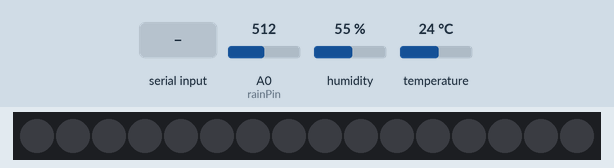
Recording of a sketch running on a simulated Arduino Uno, built with avr-gcc and run on an emulated ATmega328P. Parts: 16 RGB LEDs in strip order, left to right. The test bench sets the inputs (shaded band); at power-on: A0 (rainPin) = 512, humidity 55 %, temperature 24 °C. What the sketch prints to the serial monitor is not drawn.

Above: at 1.2 s.
1.3 s: "30,150\n" received over Serial
5.4 s: "1\n" received over Serial
At 7.2 s:
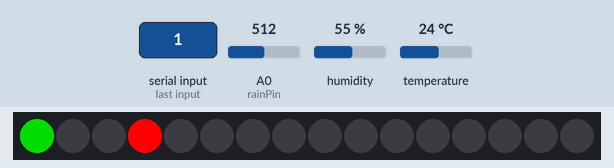
Timing chart, 0 to 8.7 s (numbered marks = the images above; inputs shaded):
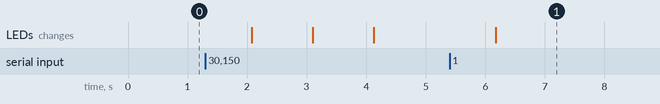

Measured:
- after the input at 5.4 s, the LEDs: change after 0.78 s (image 1)

The sketch:

Everything.ino
```cpp
#include <Adafruit_NeoPixel.h>
#include <dht.h>
#ifdef __AVR__
#include <avr/power.h> // Required for 16 MHz Adafruit Trinket
#endif
#define PIN 6
#define NUMPIXELS 16
Adafruit_NeoPixel pixels(NUMPIXELS, PIN, NEO_GRB + NEO_KHZ800);
#define DELAYVAL 1000
#define rainPin A0
#define DHT11_PIN 7

dht DHT;

void setup(){
  pinMode(rainPin, INPUT);
#if defined(__AVR_ATtiny85__) && (F_CPU == 16000000)
  clock_prescale_set(clock_div_1);
#endif
  Serial.begin(9600);
  pixels.begin();
}

void loop() {

  int chk = DHT.read11(DHT11_PIN);
  //Serial.print("Temperature C = ");
  Serial.println(DHT.temperature);

  float F = (DHT.temperature*(9.0/5.0))+32.0;
  //Serial.print("Temperature F = ");
  Serial.println(F);
  if (Serial.available() > 0) {
    int thresh = Serial.read() - '0';
    if (thresh == 0){

      //pixels.clear(); // Set all pixel colors to 'off'

      pixels.setPixelColor(3, pixels.Color(0, 150, 0));

      pixels.show();   // Send the updated pixel colors to the hardware.

    }
    if (thresh == 1){

      //pixels.clear(); // Set all pixel colors to 'off'

      pixels.setPixelColor(3, pixels.Color(255, 0, 0));

      pixels.show();   // Send the updated pixel colors to the hardware.

    }

  }


  //Serial.print("Humidity = ");
  Serial.println(DHT.humidity);

  int sensorValue = analogRead(rainPin);
  Serial.println(sensorValue);
  if (Serial.available() > 0) {
    int thresh = Serial.read() - '0';
    if (thresh == 0){

      //pixels.clear(); // Set all pixel colors to 'off'

      pixels.setPixelColor(0, pixels.Color(0, 150, 0));

      pixels.show();   // Send the updated pixel colors to the hardware.

    }
    if (thresh == 1){

      //pixels.clear(); // Set all pixel colors to 'off'

      pixels.setPixelColor(0, pixels.Color(255, 0, 0));

      pixels.show();   // Send the updated pixel colors to the hardware.

    }

  }

  // read the input on analog pin 0:

    delay(1000);
  }
```
